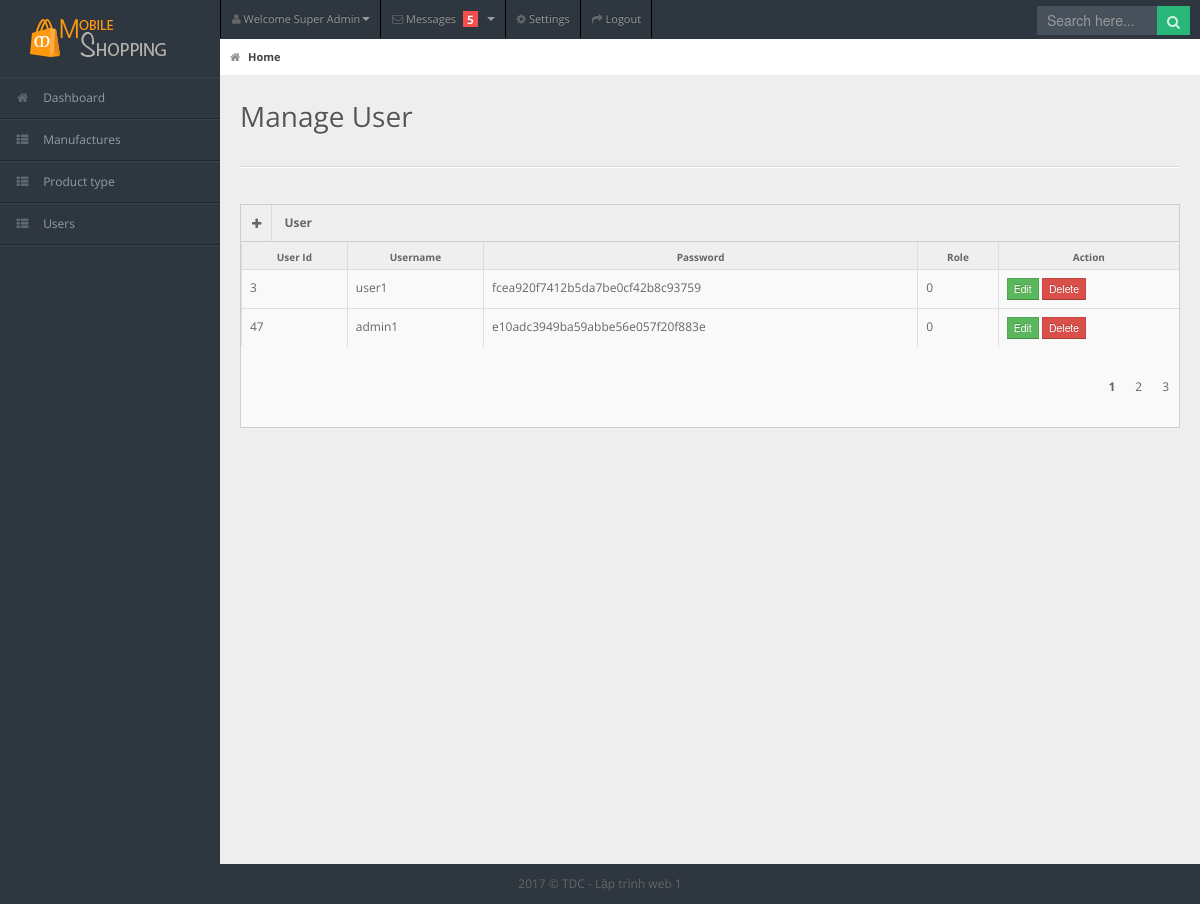
/admin/users.php, run on the app's committed database.
### tables this page shows
CREATE TABLE IF NOT EXISTS `user` (
  `User_ID` int(11) NOT NULL AUTO_INCREMENT,
  `User_Name` varchar(50) NOT NULL,
  `User_Password` varchar(50) NOT NULL,
  `Role` int(11) NOT NULL,
  PRIMARY KEY (`User_ID`)
);

### admin/models/db.php (called while the page is built)
<?php
class Db
{
    public static $connection;
    public function __construct()
    {
        if (!self::$connection) {
            self::$connection = new mysqli(DB_HOST, DB_USER, DB_PASSWORD, DB_NAME,PORT);
            self::$connection->set_charset(DB_CHARSET);
        }
        return self::$connection;
    }
}

### admin/models/user.php (called while the page is built, shortened)
<?php
class User extends Db{
    public function getAllUsersFromAdmin()
    {
        $sql = self::$connection->prepare("SELECT * FROM user Where Role = 0");
        $sql->execute();
        $items = $sql->get_result()->fetch_all(MYSQLI_ASSOC);
        return $items;
    }
}
?>

### admin/users.php (the view, shortened to what this page needs)
<?php
    include "header.php";
    require_once "./models/user.php";
    $user = new User;
?>
    <div id="content">
        <div id="content-header">
            <div id="breadcrumb"> <a href="../index.php" title="Go to Home" class="tip-bottom current"><i
                        class="icon-home"></i> Home</a></div>
            <h1>Manage User</h1>
        </div>
        <div class="container-fluid">
            <hr>
            <div class="row-fluid">
                <div class="span12">
                    <div class="widget-box">
                        <div class="widget-title"> <span class="icon"><a href="register.php"> <i class="icon-plus"></i>
                                </a></span>
                            <h5>User</h5>
                        </div>
                        <div class="widget-content nopadding">
                            <table class="table table-bordered table-striped">
                                <thead>
                                    <tr>
                                        <th>User Id</th>
                                        <th>Username</th>
                                        <th>Password</th>
                                        <th>Role</th>
                                        <th>Action</th>
                                    </tr>
                                </thead>
                                <tbody>
                                    <?php
                                    foreach ($user->getAllUsersFromAdmin() as $key => $value) {
                                    ?>
                                    <tr class="">
                                        <td><?php echo $value['User_ID'] ?></td>
                                        <td><?php echo $value['User_Name'] ?></td>
                                        <td><?php echo $value['User_Password'] ?></td>
                                        <td><?php echo $value['Role'] ?></td>
                                        <td>
                                         <form action="changepassuser.php?id=<?php echo $value['User_ID'] ?>" method="post">
                                               <input type="submit" class="btn btn-success btn-mini" value="Edit">
                                           </form>
                                            <form action="deleteuser.php?id=<?php echo $value['User_ID'] ?>" method="post">
                                                <input type="submit" class="btn btn-danger btn-mini" value="Delete">
                                            </form>
                                        </td>
                                    </tr>
                                    <?php  } ?>
                                </tbody>
                            </table>
                            <div class="row" style="margin-left: 18px;">
                                <ul class="pagination">
                                    <li class="active">1</li>
                                    <li>2</li>
                                    <li>3</li>
                                </ul>
                            </div>
                        </div>
                    </div>
                </div>
            </div>
        </div>
    </div>
    <div class="row-fluid">
        <div id="footer" class="span12"> 2017 &copy; TDC - Lập trình web 1</div>
    </div>
</body>
</html>

### admin/css/select2.css (style rules this page uses)
ul.pagination li { float: left; }

### admin/css/matrix-style.css (style rules this page uses)
* { outline:none !important; -moz-outline: none !important; }
html, body { height:100% }
body { overflow-x: hidden; margin-top: -10px; font-family: 'Open Sans', sans-serif; font-size:12px; color:#666; }
a { color:#666; }
select, textarea, input[type="text"], input[type="password"], input[type="datetime"], input[type="datetime-local"], input[type="date"], input[type="month"], input[type="time"], input[type="week"], input[type="number"], input[type="email"], input[type="url"], input[type="search"], input[type="tel"], input[type="color"], .uneditable-input, .label, .dropdown-menu, .btn, .well, .progress, .table-bordered, .btn-group > .btn:first-child, .btn-group > .btn:last-child, .btn-group > .btn:last-child, .btn-group > .dropdown-toggle, .alert { border-radius:0px; }
.btn, textarea, input[type="text"], input[type="password"], input[type="datetime"], input[type="datetime-local"], input[type="date"], input[type="month"], input[type="time"], input[type="week"], input[type="number"], input[type="email"], input[type="url"], input[type="search"], input[type="tel"], input[type="color"], .uneditable-input { box-shadow:none; }
.progress, .progress-success .bar, .progress .bar-success, .progress-warning .bar, .progress .bar-warning, .progress-danger .bar, .progress .bar-danger, .progress-info .bar, .progress .bar-info, .btn, .btn-primary { background-image:none; }
#footer { padding:10px; text-align:center; }
hr { border-top-color:#dadada; }
.table-striped form { display: inline; }
#content { background: none repeat scroll 0 0 #eeeeee; margin-left: 220px; margin-right: 0; padding-bottom: 25px; position: relative; min-height:100%; width: auto; }
#content-header { position: abslute; width: 100%; margin-top: -38px; z-index: 20; }
#content-header h1 { color: #555555; font-size: 28px; font-weight: normal; float: none; text-shadow: 0 1px 0 #ffffff; margin-left: 20px; position: relative; }
#content-header h1, #content-header .btn-group { margin-top: 20px; }
#breadcrumb { background-color: #fff; border-bottom: 1px solid #e3ebed; }
#breadcrumb a { padding: 8px 20px 8px 10px; display: inline-block; background-image: url('../img/breadcrumb.png'); background-position: center right; background-repeat: no-repeat; font-size: 11px; color: #666666; }
#breadcrumb a:last-child { background-image:none; }
#breadcrumb a.current { font-weight: bold; color: #444444; }
#breadcrumb a i { margin-right: 5px; opacity: .6; }
.stat-boxes .peity_bar_good, .stat-boxes .peity_line_good, { color: #459D1C; }
.widget-box { background: none repeat scroll 0 0 #F9F9F9; border-left: 1px solid #CDCDCD; border-top: 1px solid #CDCDCD; border-right: 1px solid #CDCDCD; clear: both; margin-top: 16px; margin-bottom: 16px; position: relative; }
.widget-title, .modal-header, .table th, div.dataTables_wrapper .ui-widget-header { background:#efefef; border-bottom: 1px solid #CDCDCD; height: 36px; }
.widget-title span.icon { padding: 9px 10px 7px 11px; float: left; border-right:1px solid #dadada; }
.widget-title h5 { color: #666; float: left; font-size: 12px; font-weight: bold; padding: 12px; line-height: 12px; margin: 0; }
.widget-content { padding:15px; border-bottom: 1px solid #cdcdcd; }
.table th { height: auto; font-size: 10px; padding: 5px 10px 2px; border-bottom: 0; text-align: center; color: #666666; }
.nopadding { padding: 0 !important; }
.nopadding .table { margin-bottom: 0; }
.nopadding .table-bordered { border: 0; }
form { margin-bottom: 0; }

### admin/css/matrix-media.css (style rules this page uses)
body { background:#2E363F; }

### admin/header.php (style rules this page uses)
ul.pagination { list-style: none; float: right; }
ul.pagination li.active { font-weight: bold }
ul.pagination li { display: flex; padding: 10px }

### data on the page
user: User_ID "3", User_Name "user1", User_Password "fcea920f7412b5da7be0cf42b8c93759", Role "0"
user: User_ID "47", User_Name "admin1", User_Password "e10adc3949ba59abbe56e057f20f883e", Role "0"
